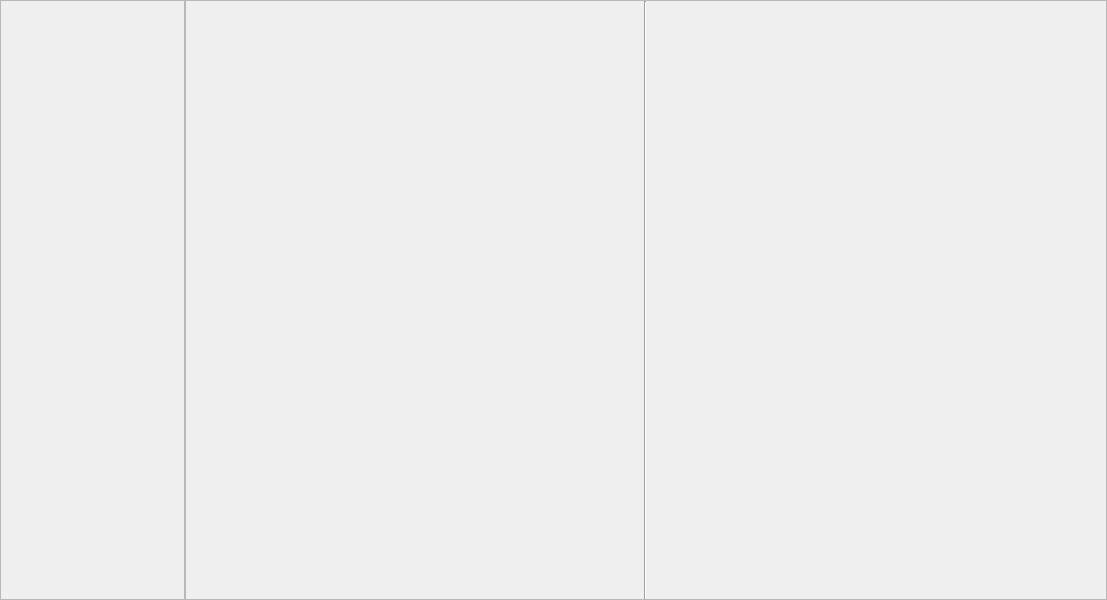
<?xml version="1.0" encoding="UTF-8"?>
<ui version="4.0">
 <class>CImageViewHalcon</class>
 <widget class="QWidget" name="CImageViewHalcon">
  <property name="geometry">
   <rect>
    <x>0</x>
    <y>0</y>
    <width>1107</width>
    <height>600</height>
   </rect>
  </property>
  <property name="windowTitle">
   <string>Form</string>
  </property>
  <layout class="QHBoxLayout" name="horizontalLayout">
   <property name="spacing">
    <number>0</number>
   </property>
   <property name="leftMargin">
    <number>0</number>
   </property>
   <property name="topMargin">
    <number>0</number>
   </property>
   <property name="rightMargin">
    <number>0</number>
   </property>
   <property name="bottomMargin">
    <number>0</number>
   </property>
   <item>
    <widget class="QFrame" name="frame_imgList">
     <property name="sizePolicy">
      <sizepolicy hsizetype="Preferred" vsizetype="Preferred">
       <horstretch>2</horstretch>
       <verstretch>0</verstretch>
      </sizepolicy>
     </property>
     <property name="frameShape">
      <enum>QFrame::StyledPanel</enum>
     </property>
     <property name="frameShadow">
      <enum>QFrame::Raised</enum>
     </property>
     <layout class="QVBoxLayout" name="verticalLayout_2">
      <property name="spacing">
       <number>0</number>
      </property>
      <property name="leftMargin">
       <number>0</number>
      </property>
      <property name="topMargin">
       <number>0</number>
      </property>
      <property name="rightMargin">
       <number>0</number>
      </property>
      <property name="bottomMargin">
       <number>0</number>
      </property>
      <item>
       <layout class="QVBoxLayout" name="lay_imgList"/>
      </item>
     </layout>
    </widget>
   </item>
   <item>
    <widget class="QFrame" name="frame_2">
     <property name="sizePolicy">
      <sizepolicy hsizetype="Preferred" vsizetype="Preferred">
       <horstretch>10</horstretch>
       <verstretch>0</verstretch>
      </sizepolicy>
     </property>
     <property name="frameShape">
      <enum>QFrame::StyledPanel</enum>
     </property>
     <property name="frameShadow">
      <enum>QFrame::Raised</enum>
     </property>
     <layout class="QHBoxLayout" name="horizontalLayout_2">
      <property name="spacing">
       <number>0</number>
      </property>
      <property name="leftMargin">
       <number>0</number>
      </property>
      <property name="topMargin">
       <number>0</number>
      </property>
      <property name="rightMargin">
       <number>0</number>
      </property>
      <property name="bottomMargin">
       <number>0</number>
      </property>
      <item>
       <widget class="Line" name="line">
        <property name="orientation">
         <enum>Qt::Vertical</enum>
        </property>
       </widget>
      </item>
      <item>
       <layout class="QVBoxLayout" name="lay_widget"/>
      </item>
     </layout>
    </widget>
   </item>
  </layout>
 </widget>
 <resources/>
 <connections/>
</ui>
